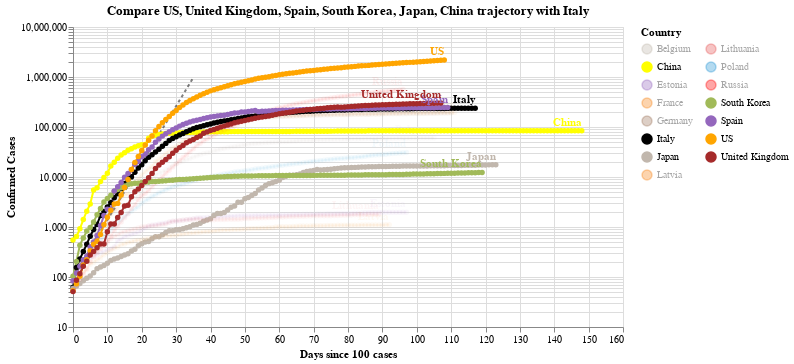

The notebook cell this image was saved under:
### Code cell
#hide_input
chart2 = make_since_chart(dff2, ['US', 'United Kingdom', 'Spain', 'South Korea', 'Japan', 'China'], baseline_countries)
chart2

### Figure 1 — Vega-Lite specification as saved in the notebook (floating-point values rounded to 4 significant figures; data arrays with more than 128 entries replaced by an {"elided": "..."} marker saying what was removed)
{"config": {"view": {"continuousWidth": 400, "continuousHeight": 300}}, "layer": [{"data": {"name": "data-628230001892d6798b50651be41d1b3e"}, "mark": {"type": "line", "color": "black", "opacity": 0.5, "strokeDash": [3, 3]}, "encoding": {"x": {"type": "quantitative", "field": "Days since 100 cases"}, "y": {"type": "quantitative", "field": "Confirmed Cases"}}}, {"data": {"name": "data-47c261d80b5c01763a54b92e30b197c6"}, "mark": {"type": "line", "point": true}, "encoding": {"color": {"type": "nominal", "field": "Country", "legend": {"columns": 2}, "scale": {"domain": ["Belgium", "China", "Estonia", "France", "Germany", "Italy", "Japan", "Latvia", "Lithuania", "Poland", "Russia", "South Korea", "Spain", "US", "United Kingdom"], "range": ["#C1B7AD", "yellow", "#9467bd", "#F58518", "#9D755D", "black", "#C1B7AD", "#F58518", "#E45756", "#2495D3", "red", "#A1BA59", "#9467bd", "orange", "brown"]}}, "opacity": {"condition": {"value": 1, "selection": "selector006"}, "value": 0.05}, "tooltip": [{"type": "nominal", "field": "Country"}, {"type": "temporal", "field": "Date"}, {"type": "quantitative", "field": "Confirmed Cases"}, {"type": "quantitative", "field": "Days since 100 cases"}], "x": {"type": "quantitative", "field": "Days since 100 cases"}, "y": {"type": "quantitative", "field": "Confirmed Cases", "scale": {"type": "log"}}}, "selection": {"selector006": {"type": "multi", "fields": ["Country"], "bind": "legend", "init": [{"Country": "US"}, {"Country": "United Kingdom"}, {"Country": "Spain"}, {"Country": "South Korea"}, {"Country": "Japan"}, {"Country": "China"}, {"Country": "Italy"}]}}, "width": 550}, {"data": {"name": "data-47c261d80b5c01763a54b92e30b197c6"}, "mark": {"type": "text", "align": "right", "dy": -8, "fontWeight": "bold"}, "encoding": {"color": {"type": "nominal", "field": "Country", "legend": {"columns": 2}, "scale": {"domain": ["Belgium", "China", "Estonia", "France", "Germany", "Italy", "Japan", "Latvia", "Lithuania", "Poland", "Russia", "South Korea", "Spain", "US", "United Kingdom"], "range": ["#C1B7AD", "yellow", "#9467bd", "#F58518", "#9D755D", "black", "#C1B7AD", "#F58518", "#E45756", "#2495D3", "red", "#A1BA59", "#9467bd", "orange", "brown"]}}, "opacity": {"condition": {"value": 1, "selection": "selector006"}, "value": 0.05}, "text": {"type": "nominal", "field": "Country"}, "tooltip": [{"type": "nominal", "field": "Country"}, {"type": "temporal", "field": "Date"}, {"type": "quantitative", "field": "Confirmed Cases"}, {"type": "quantitative", "field": "Days since 100 cases"}], "x": {"type": "quantitative", "field": "Days since 100 cases"}, "y": {"type": "quantitative", "field": "Confirmed Cases", "scale": {"type": "log"}}}, "transform": [{"filter": "(datum['Date'] >= 1592438400000)"}], "width": 550}], "title": "Compare US, United Kingdom, Spain, South Korea, Japan, China trajectory with Italy", "$schema": "https://vega.github.io/schema/vega-lite/v4.0.2.json", "datasets": {"data-628230001892d6798b50651be41d1b3e": [{"Days since 100 cases": 0, "Confirmed Cases": 100.0}, {"Days since 100 cases": 1, "Confirmed Cases": 130.0}, {"Days since 100 cases": 2, "Confirmed Cases": 169.0}, {"Days since 100 cases": 3, "Confirmed Cases": 219.7}, {"Days since 100 cases": 4, "Confirmed Cases": 285.6}, {"Days since 100 cases": 5, "Confirmed Cases": 371.3}, {"Days since 100 cases": 6, "Confirmed Cases": 482.7}, {"Days since 100 cases": 7, "Confirmed Cases": 627.5}, {"Days since 100 cases": 8, "Confirmed Cases": 815.7}, {"Days since 100 cases": 9, "Confirmed Cases": 1060.0}, {"Days since 100 cases": 10, "Confirmed Cases": 1379.0}, {"Days since 100 cases": 11, "Confirmed Cases": 1792.0}, {"Days since 100 cases": 12, "Confirmed Cases": 2330.0}, {"Days since 100 cases": 13, "Confirmed Cases": 3029.0}, {"Days since 100 cases": 14, "Confirmed Cases": 3937.0}, {"Days since 100 cases": 15, "Confirmed Cases": 5119.0}, {"Days since 100 cases": 16, "Confirmed Cases": 6654.0}, {"Days since 100 cases": 17, "Confirmed Cases": 8650.0}, {"Days since 100 cases": 18, "Confirmed Cases": 11250.0}, {"Days since 100 cases": 19, "Confirmed Cases": 14620.0}, {"Days since 100 cases": 20, "Confirmed Cases": 19000.0}, {"Days since 100 cases": 21, "Confirmed Cases": 24710.0}, {"Days since 100 cases": 22, "Confirmed Cases": 32120.0}, {"Days since 100 cases": 23, "Confirmed Cases": 41750.0}, {"Days since 100 cases": 24, "Confirmed Cases": 54280.0}, {"Days since 100 cases": 25, "Confirmed Cases": 70560.0}, {"Days since 100 cases": 26, "Confirmed Cases": 91730.0}, {"Days since 100 cases": 27, "Confirmed Cases": 119300.0}, {"Days since 100 cases": 28, "Confirmed Cases": 155000.0}, {"Days since 100 cases": 29, "Confirmed Cases": 201500.0}, {"Days since 100 cases": 30, "Confirmed Cases": 262000.0}, {"Days since 100 cases": 31, "Confirmed Cases": 340600.0}, {"Days since 100 cases": 32, "Confirmed Cases": 442800.0}, {"Days since 100 cases": 33, "Confirmed Cases": 575600.0}, {"Days since 100 cases": 34, "Confirmed Cases": 748300.0}, {"Days since 100 cases": 35, "Confirmed Cases": 972800.0}], "data-47c261d80b5c01763a54b92e30b197c6": {"elided": "1643 records"}}}
